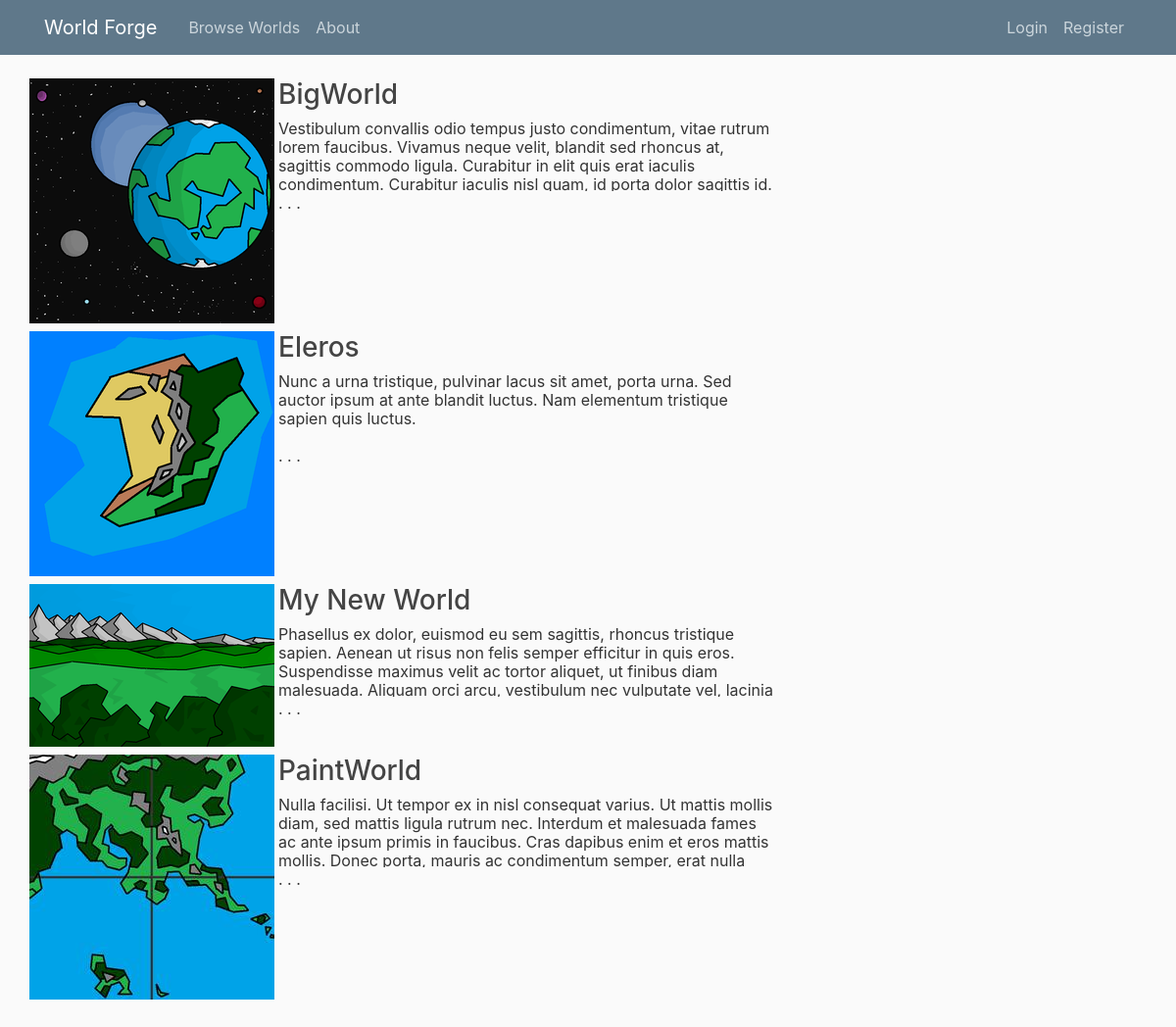
The page /forge/browse_worlds/ on the database its author committed.
### forge/models.py (models this page shows, shortened)
class World(models.Model):
    is_public = models.BooleanField(default=False)
    name = models.CharField(max_length=100, validators=[validate_name,])
    genre = models.CharField(max_length=100, blank=True)
    description = models.TextField(blank=True)
    story = models.TextField(blank=True)
    creator = models.ForeignKey(User, on_delete=models.CASCADE)
    image = models.ImageField(default='default_world.jpg', upload_to='world_images')
    image_thumb = models.ImageField(default='default_world_thumb.jpg', upload_to='world_images/thumbs')
    image_credit = models.CharField(max_length=120, blank=True)
    str_name = models.CharField(max_length=200, blank=True)
    class Meta:
        ordering = ('str_name',)
        unique_together= (('creator', 'name'),)

### forge/views.py (the view)
def browse_worlds(request):
    worlds = World.objects.filter(is_public=True).order_by('name')
    context = {'worlds': worlds}
    return render(request, 'forge/browse_worlds.html', context)

### forge/templates/forge/browse_worlds.html (shortened to what this page needs)
{% extends 'forge/base.html' %}
{% block content %}
<div class="paragraphs">
  <div class="row">
  {% for world in worlds %}
    <div class="span4 mb-2">
      <a href="{% url 'world_detail' world.creator.username world.name %}">
        <img class="mr-1" style="float:left" src="{{ world.image_thumb.url }}"/>
      </a>
      <div class="content-heading" style=" overflow:hidden; line-height: 1.2em; max-height: 7.2em">
        <h3>{{ world.name }}</h3>
        <p>{{ world.description }}</p>
      </div>
      <p>. . .</p>
    </div>
  {% endfor %}
  </div>
</div>
{% endblock %}

### forge/static/forge/main.css (style rules this page uses)
body { background: #fafafa; color: #333333; margin-top: 5rem; }
h1, h2, h3, h4, h5, h6 { color: #444444; }

### rows shown on the page
World: image_thumb (picture), name "BigWorld", description "Vestibulum convallis odio tempus justo condimentum, vitae rutrum lorem faucibus. Vivamus neque velit, blandit sed rhoncus at, sagittis commodo ligula. Curabitur in elit quis erat iaculis condimentum. Curabitur iaculis nisl quam, id porta dolor sagittis id.…"
World: image_thumb (picture), name "Eleros", description "Nunc a urna tristique, pulvinar lacus sit amet, porta urna. Sed auctor ipsum at ante blandit luctus. Nam elementum tristique sapien quis luctus."
World: image_thumb (picture), name "My New World", description "Phasellus ex dolor, euismod eu sem sagittis, rhoncus tristique sapien. Aenean ut risus non felis semper efficitur in quis eros. Suspendisse maximus velit ac tortor aliquet, ut finibus diam malesuada. Aliquam orci arcu, vestibulum nec vulputate vel, lacinia…"
World: image_thumb (picture), name "PaintWorld", description "Nulla facilisi. Ut tempor ex in nisl consequat varius. Ut mattis mollis diam, sed mattis ligula rutrum nec. Interdum et malesuada fames ac ante ipsum primis in faucibus. Cras dapibus enim et eros mattis mollis. Donec porta, mauris ac condimentum semper, erat nulla…"
